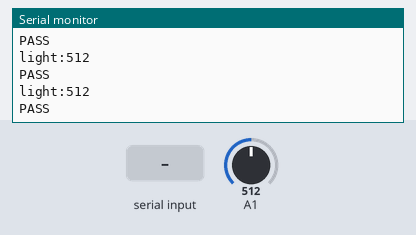
Simulated run of this sketch. Board: Arduino Uno, built with avr-gcc and run on an emulated ATmega328P. Parts: the last lines printed to the serial monitor. Inputs (shaded band) come from the test bench; at power-on: A1 = 512.

Above: at 1.2 s.
1.3 s: "1" received over the second serial link
At 1.92 s:
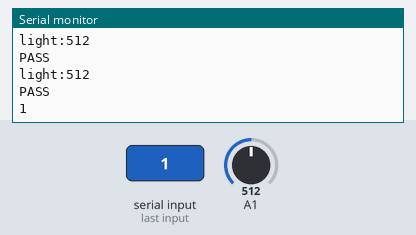
3.2 s: A1 set to 716
At 3.43 s:
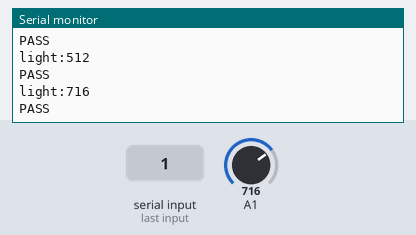
4.7 s: "0" received over the second serial link
At 5.13 s:
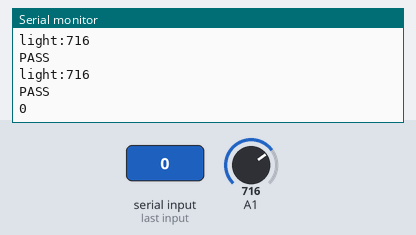
6.2 s: A1 set to 900
At 6.64 s:
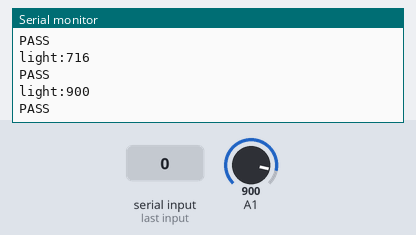
Timing chart, 0 to 8.7 s (numbered marks = the images above; inputs shaded):
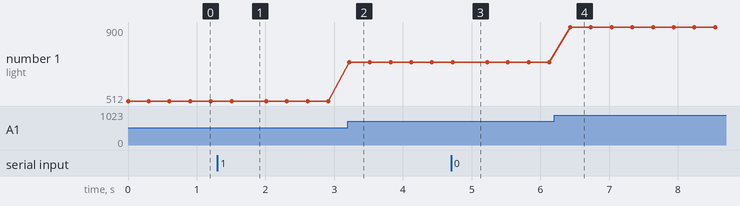

Measured:
- after the input at 1.3 s, the serial monitor: prints a new line after 0.41 s (image 1)
- after the input at 3.2 s, the serial monitor: prints a new line at once (image 2)
- after the input at 4.7 s, the serial monitor: prints a new line after 0.23 s (image 3)
- after the input at 6.2 s, the serial monitor: prints a new line after 0.23 s (image 4)
- plotted number 1: 512 → 716 after the input at 3.2 s, 716 → 900 after the input at 6.2 s

The sketch:

bluetoothToAndroid.ino
```cpp
#include <SoftwareSerial.h>
SoftwareSerial BT(11,12);
int LIGHTVAL = 160;

char val;
String recieveData = "";
bool startRecieve = false;


void setup()
{
  pinMode(A1, INPUT);
  Serial.begin(9600);
  BT.begin(9600); //HC-06 預設 baud
}

void loop()
{
  int lightNum = analogRead(A1);
  Serial.print("light:");
  Serial.println(lightNum);
  if(lightNum>LIGHTVAL){
    Serial.println("PASS");
    BT.print("Y");
  }
  if (Serial.available()) {
    val = Serial.read();
    BT.print(val);
  }

  while(BT.available()) //如果有收到資料
  {
    startRecieve = true;
    val=BT.read(); //每次接收一個字元
    recieveData += val; //字元組成字串
    BT.write(byte(val)); //把每次收到的字元轉成byte封包傳至手機端
    delay(200);  //每次傳輸間隔，如果太短會造成資料遺失或亂碼
  }


  if(startRecieve)
  {
    startRecieve = false;
    Serial.println(recieveData); //呈現收到字串
    recieveData = "";
  }
    delay(300);
}
```
